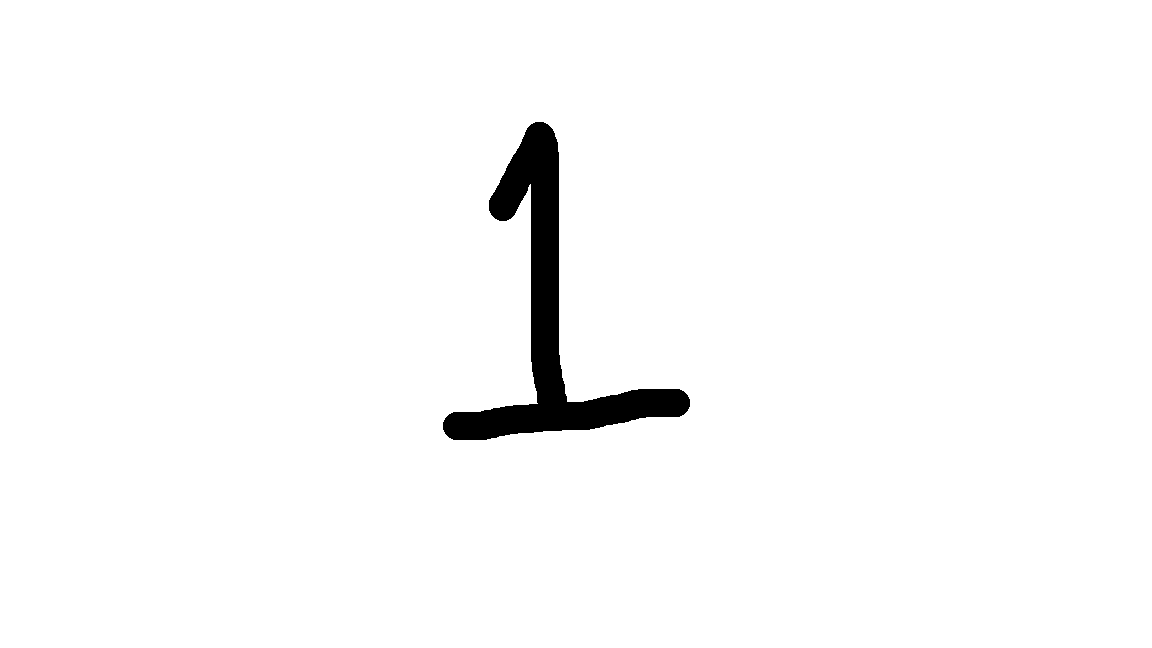
#> input picture data/Digit(1).png, 1152 x 648 px
$ python -i utils.py   (imports and definitions only)
#> lines starting #> are read from the running program, lines starting #| are printed output that depends on the picture; after the words box and inside, x2 and y2 are one past the last pixel; in counts of white or black regions, pixels touching at a corner belong together
import cv2
import numpy as np

def preprocess_image(img_path):
    """
    Load and preprocess image to MNIST format
    """
#> called with img_path = '../data/Digit(1).png'

    # Load grayscale image
    img = cv2.imread(img_path, cv2.IMREAD_GRAYSCALE)
#> img: shape (648, 1152); 97.8% white; 1 black region, box (x1, y1, x2, y2) and area: (443, 122, 690, 440) 16714

    if img is None:
        raise ValueError(f"Image not found: {img_path}")

    # Invert colors (MNIST style)
    img = 255 - img

    # Threshold (Otsu)
    _, img = cv2.threshold(img, 0, 255, cv2.THRESH_BINARY + cv2.THRESH_OTSU)

    # Find bounding box
    coords = cv2.findNonZero(img)
#> coords = contour of 16714 points, box (x1, y1, x2, y2) (443, 122, 690, 440), area 10300
    if coords is None:
        raise ValueError("No digit found in image")

    x, y, w, h = cv2.boundingRect(coords)
#> x = 443; y = 122; w = 247; h = 318

    # Crop digit
    img = img[y:y+h, x:x+w]
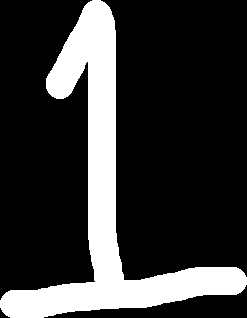
#> img: shape (318, 247); 21.3% white; 1 white region, box (x1, y1, x2, y2) and area: (0, 0, 247, 318) 16714

    # Resize to 20x20
    img = cv2.resize(img, (20, 20))
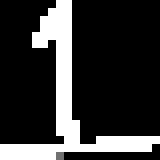
#> img: shape (20, 20) (shown 8 times larger); min 0, max 255, mean 52.6

    # Pad to 28x28
    img = np.pad(img, ((4,4),(4,4)), mode='constant')
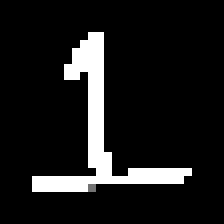
#> img: shape (28, 28) (shown 8 times larger); min 0, max 255, mean 26.8

    # ===== Centering (IMPORTANT) =====
    coords = np.column_stack(np.where(img > 0))
#> coords = 83 pairs, first value 4 to 23, second value 4 to 23
    if len(coords) > 0:
        center = coords.mean(axis=0)
#> center = [16.05, 12.01]
        shift_x = int(14 - center[1])
#> shift_x = 1
        shift_y = int(14 - center[0])
#> shift_y = -2

        M = np.float32([[1, 0, shift_x], [0, 1, shift_y]])
#> M = [[1, 0, 1], [0, 1, -2]]
        img = cv2.warpAffine(img, M, (28, 28))
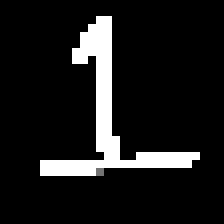
#> img: shape (28, 28) (shown 8 times larger); min 0, max 255, mean 26.8

    # Normalize
    img = img / 255.0

    # Reshape
    img = img.reshape(1, 28, 28)

    return img

>>> result = preprocess_image('../data/Digit(1).png')
